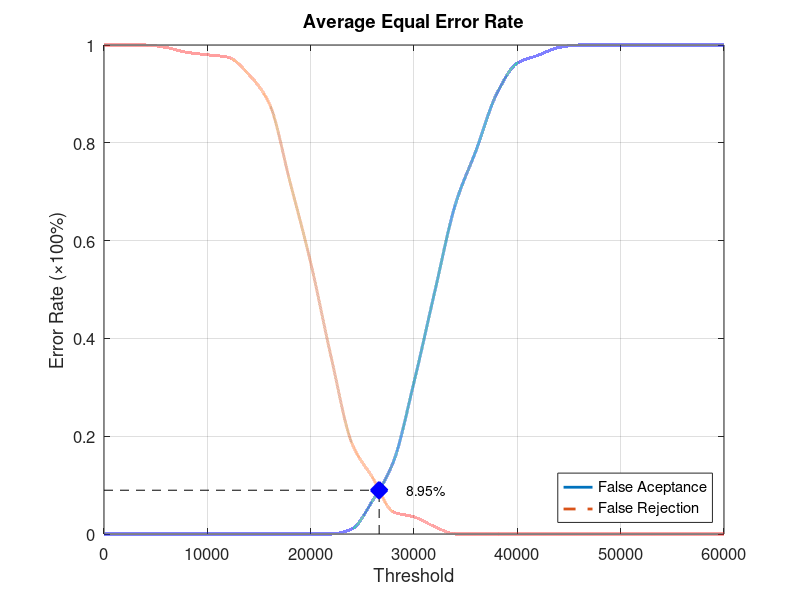
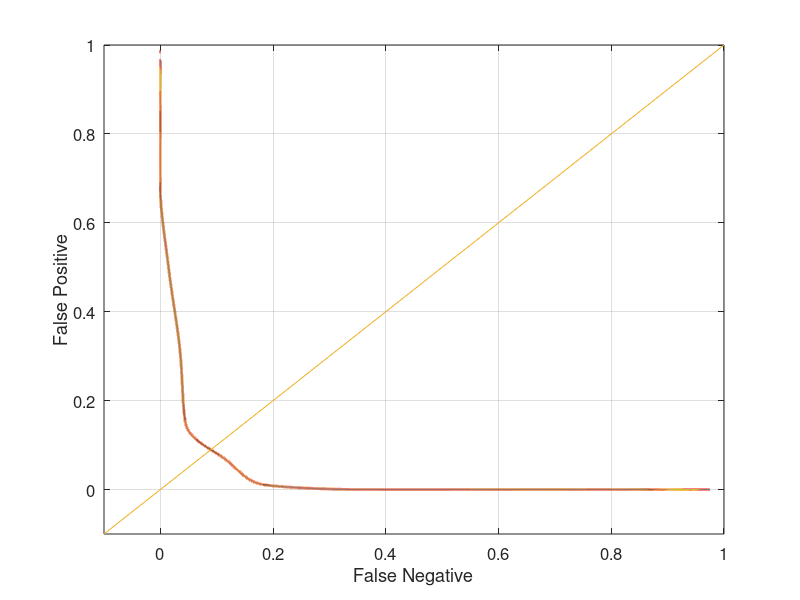

The MATLAB script that drew these images, in order:
function yEER = Database2_3
close all;
clear;
clc;
x = 0:2000:60000;
xq = 0:0.5:60000;

y0 = [0 0 0 0 0 0 0 0 0 0 0 0 0.0105263 0.0684211 0.147368 0.310526 0.494737 0.673684 0.784211 0.9 0.963158 0.978947 0.994737 1 1 1 1 1 1 1 1];
yy0 = interp1(x, y0, xq, 'pchip');
y1 = [1 1 1 0.995 0.985 0.98 0.975 0.94 0.88 0.72 0.555 0.36 0.185 0.115 0.045 0.035 0.015 0 0 0 0 0 0 0 0 0 0 0 0 0 0];
yy1 = interp1(x, y1, xq, 'pchip');

% Calculating EER: 
y2 = abs(y0 - y1);
find(y2 == min(y2))
yy2 = abs(yy0 - yy1);
xEER = find(yy2 == min(yy2));
xEERIndex = xq(xEER) % X-axis EER
yEER = yy0(xEER) % Y-axis EER

main = figure
plot(xq, yy0,'-','LineWidth', 2);	hold on
plot(xq, yy1,'--','LineWidth', 2);	hold on
plot([xEERIndex xEERIndex], [0 yEER], 'k--');	hold on
plot([0 xEERIndex], [yEER yEER], 'k--');	hold on
plot(xEERIndex, yEER, 'bx', 'LineWidth', 10);	hold on
text(xEERIndex + 10 * xEERIndex / 100, yEER, [num2str(round((10000 * yEER)) / 100) '%'])
legend('False Aceptance', 'False Rejection', 'Location', 'SouthEast')
xlabel('Threshold')
ylabel('Error Rate (\times100%)')
title('Average Equal Error Rate')
set(gca, 'FontSize', 12)
axis([0 60000 0 1])
grid on

print(main, 'Database2_3Main', '-dpng');
FNRxFPR = figure('Color', [1 1 1]);
plot(yy1, yy0, '-', yy1, yy0, 'LineWidth', 2);
hold on
y = -0.1:0.1:1
plot(y, y); 
set(gca, 'FontSize', 12)
xlabel('False Negative')
ylabel('False Positive')
axis([-0.1 1 -0.1 1])
set(gca, 'FontSize', 12)
grid on

print(FNRxFPR, 'Database2_3FNRxFPR','-dpng');
end
